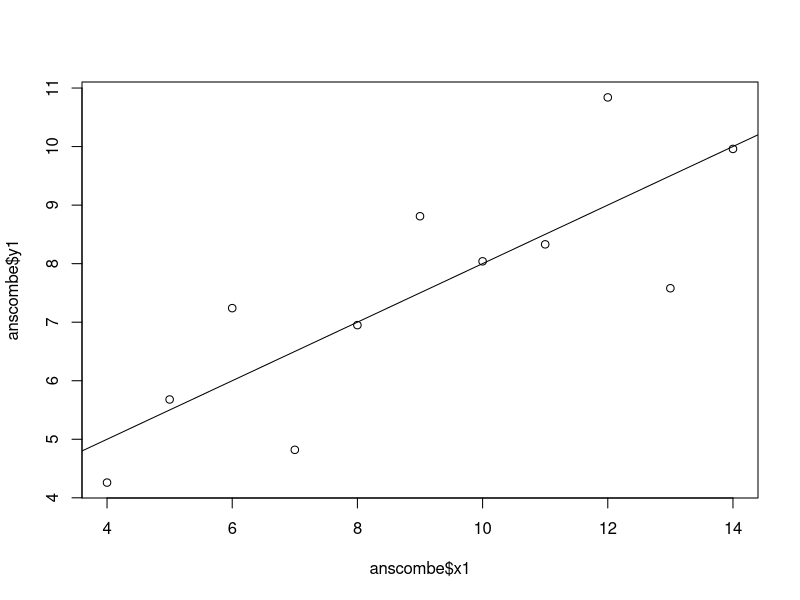

Source code (R):
## ---- chunk 1
data("anscombe")
dim.data.frame(anscombe)
colnames(anscombe)
head(anscombe)
tail(anscombe)
summary(anscombe)


## ---- chunk 2
data("anscombe")
plot(anscombe$x1,anscombe$y1)
abline(lm(y1 ~ x1, data = anscombe))


